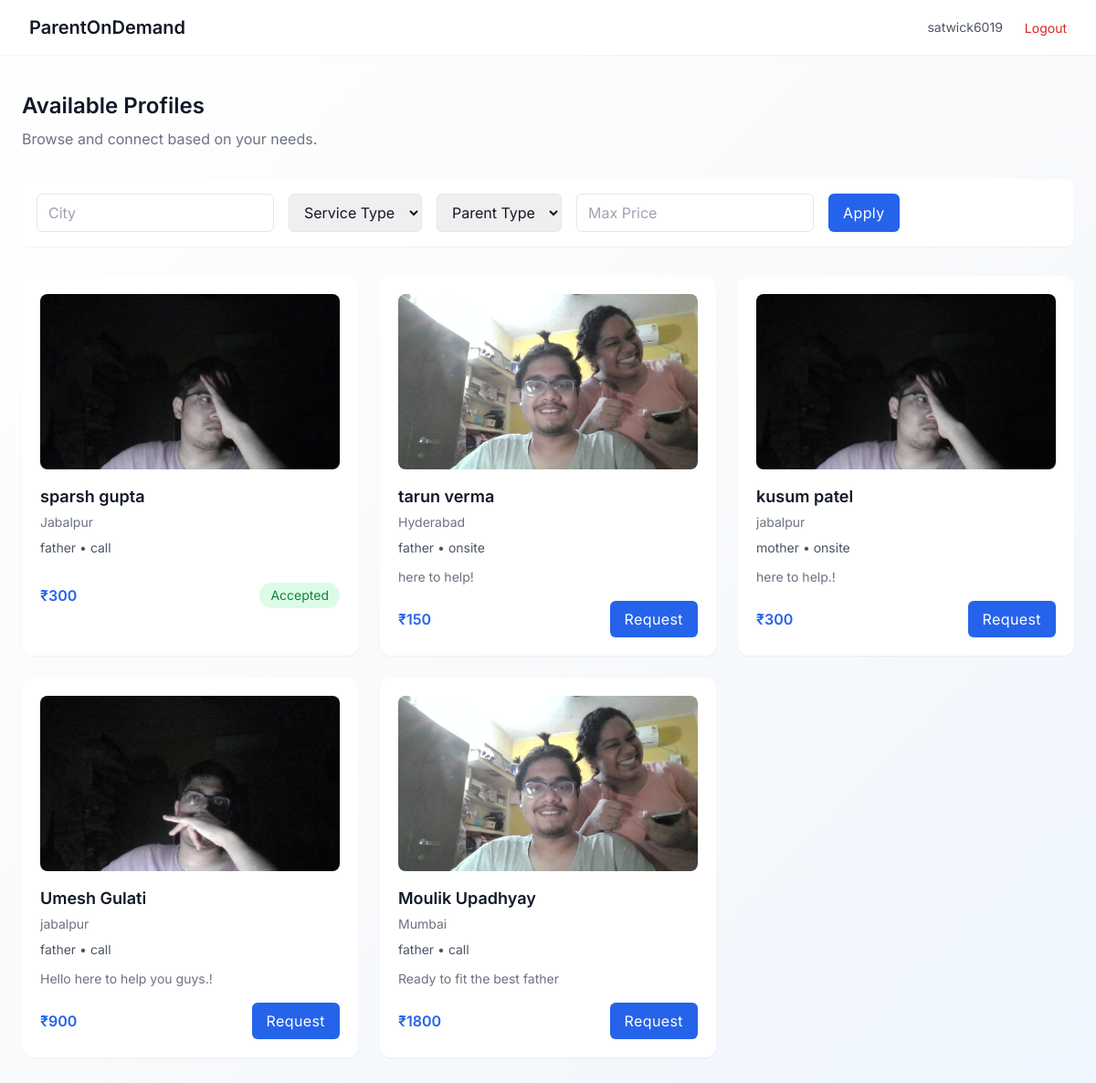
The page /student/ (signed in) on the database its author committed.
### users/models.py (models this page shows)
class CustomUser(AbstractUser):
    ROLE_CHOICES = (
        ('student', 'Student'),
        ('parent', 'Parent'),
    )
    role = models.CharField(max_length=10, choices=ROLE_CHOICES)
    phone = models.CharField(max_length=15,default='')

### dashboard/models.py (models this page shows, shortened)
class ParentProfile(models.Model):
    user = models.OneToOneField(User, on_delete=models.CASCADE)
    name = models.CharField(max_length=100)
    age = models.IntegerField()
    city = models.CharField(max_length=100)
    PARENT_TYPE_CHOICES = (
        ('father', 'Father'),
        ('mother', 'Mother'),
    )
    parent_type = models.CharField(max_length=10, choices=PARENT_TYPE_CHOICES)
    SERVICE_TYPE_CHOICES = (
        ('call', 'On Call'),
        ('onsite', 'On Site'),
    )
    service_type = models.CharField(max_length=10, choices=SERVICE_TYPE_CHOICES)
    price = models.IntegerField()
    description = models.TextField()
    photo = models.ImageField(upload_to='parent_photos/')
    aadhar = models.FileField(upload_to='aadhar_docs/')
    is_approved = models.BooleanField(default=False)
    created_at = models.DateTimeField(auto_now_add=True)

### dashboard/views.py (the view)
# urls.py: path('student/',student_dashboard,name='student_dashboard'),
@login_required
def student_dashboard(request):
    parents = ParentProfile.objects.filter(is_approved=True)
    city = request.GET.get('city')
    service_type = request.GET.get('service_type')
    parent_type = request.GET.get('parent_type')
    max_price = request.GET.get('max_price')
    if city:
        parents = parents.filter(city__icontains=city)
    if service_type:
        parents = parents.filter(service_type=service_type)
    if parent_type:
        parents = parents.filter(parent_type=parent_type)
    if max_price:
        parents = parents.filter(price__lte=max_price)
    requests = Request.objects.filter(student=request.user)
    request_dict = {}
    for req in requests:
        request_dict[req.parent.id] = req.status
    return render(request, 'student_dashboard.html', {
        'parents': parents,
        'request_dict': request_dict
    })

### dashboard/templatetags/custom_tags.py (called while the page is built)
@register.filter
def get_item(dictionary, key):
    return dictionary.get(key)

### templates/student_dashboard.html (shortened to what this page needs)
{% extends 'base.html' %}
{% load custom_tags %}
{% block content %}
<nav class="w-full px-8 py-4 flex justify-between items-center bg-white shadow-sm sticky top-0 z-50">
    <h1 class="text-xl font-semibold">ParentOnDemand</h1>
    <div class="flex items-center gap-6">
        <span class="text-sm text-gray-600 hidden md:block">
            {{ request.user.username }}
        </span>
        <a href="{% url 'logout' %}">
            <button class="text-sm text-red-600 hover:text-red-700">
                Logout
            </button>
        </a>
    </div>
</nav>
<div class="max-w-7xl mx-auto px-6 py-10 animate-fade-in">
    <div class="mb-8">
        <h2 class="text-2xl font-semibold mb-2">Available Profiles</h2>
        <p class="text-gray-500">Browse and connect based on your needs.</p>
    </div>
    <form method="GET" class="bg-white p-4 rounded-lg shadow-sm mb-8 flex flex-wrap gap-4">
    <input type="text" name="city" placeholder="City"
        value="{{ request.GET.city }}"
        class="border px-3 py-2 rounded-md">
    <select name="service_type" class="border px-3 py-2 rounded-md">
        <option value="">Service Type</option>
    </select>
    <select name="parent_type" class="border px-3 py-2 rounded-md">
        <option value="">Parent Type</option>
    </select>
    <input type="number" name="max_price" placeholder="Max Price"
        value="{{ request.GET.max_price }}"
        class="border px-3 py-2 rounded-md">
    <button type="submit"
        class="px-4 py-2 bg-blue-600 text-white rounded-md hover:bg-blue-700 hover:shadow-md active:scale-95 tracking-wide">
        Apply
    </button>
</form>
    <div class="grid grid-cols-1 md:grid-cols-2 lg:grid-cols-3 gap-6">
        {% for parent in parents %}
        <div class="bg-white rounded-xl shadow-sm hover:shadow-lg hover:-translate-y-1 hover:shadow-md transition p-5">
            <img src="{{ parent.photo.url }}" class="w-full h-48 object-cover rounded-lg mb-4">
            <h3 class="text-lg font-semibold mb-1">{{ parent.name }}</h3>
            <p class="text-sm text-gray-500 mb-2">{{ parent.city }}</p>
            <div class="text-sm text-gray-600 mb-3">
                <p>{{ parent.parent_type }} • {{ parent.service_type }}</p>
            </div>
            <p class="text-sm text-gray-500 mb-4 line-clamp-3">
                {{ parent.description }}
            </p>
            <div class="flex justify-between items-center">
                <span class="font-semibold text-blue-600">
                    ₹{{ parent.price }}
                </span>
                {% if parent.id in request_dict %}
    {% if request_dict|get_item:parent.id == 'pending' %}
        <span class="px-3 py-1 text-sm bg-yellow-100 text-yellow-700 rounded-full">
            Pending
        </span>
    {% elif request_dict|get_item:parent.id == 'accepted' %}
        <span class="px-3 py-1 text-sm bg-green-100 text-green-700 rounded-full">
            Accepted
        </span>
    {% else %}
        <span class="px-3 py-1 text-sm bg-red-100 text-red-700 rounded-full">
            Rejected
        </span>
    {% endif %}
{% else %}
    <a href="/send-request/{{ parent.id }}/">
        <button class="px-4 py-2 bg-blue-600 text-white rounded-md hover:bg-blue-700 hover:shadow-md active:scale-95 tracking-wide">
            Request
        </button>
    </a>
{% endif %}
            </div>
        </div>
        {% empty %}
        <p>No profiles available.</p>
        {% endfor %}
    </div>
</div>
{% endblock %}

### templates/base.html (style rules this page uses)
body { font-family: 'Inter', sans-serif; }
* { transition: all 0.2s ease-in-out; }
.animate-fade-in { animation: fadeIn 0.4s ease forwards; }

### rows shown on the page
CustomUser: user.username "satwick6019"
ParentProfile: photo (picture), name "sparsh gupta", city "Jabalpur", parent_type "father", service_type "call", price "300", shows "Accepted"
ParentProfile: photo (picture), name "tarun verma", city "Hyderabad", parent_type "father", service_type "onsite", description "here to help!", price "150"
ParentProfile: photo (picture), name "kusum patel", city "jabalpur", parent_type "mother", service_type "onsite", description "here to help.!", price "300"
ParentProfile: photo (picture), name "Umesh Gulati", city "jabalpur", parent_type "father", service_type "call", description "Hello here to help you guys.!", price "900"
ParentProfile: photo (picture), name "Moulik Upadhyay", city "Mumbai", parent_type "father", service_type "call", description "Ready to fit the best father", price "1800"
